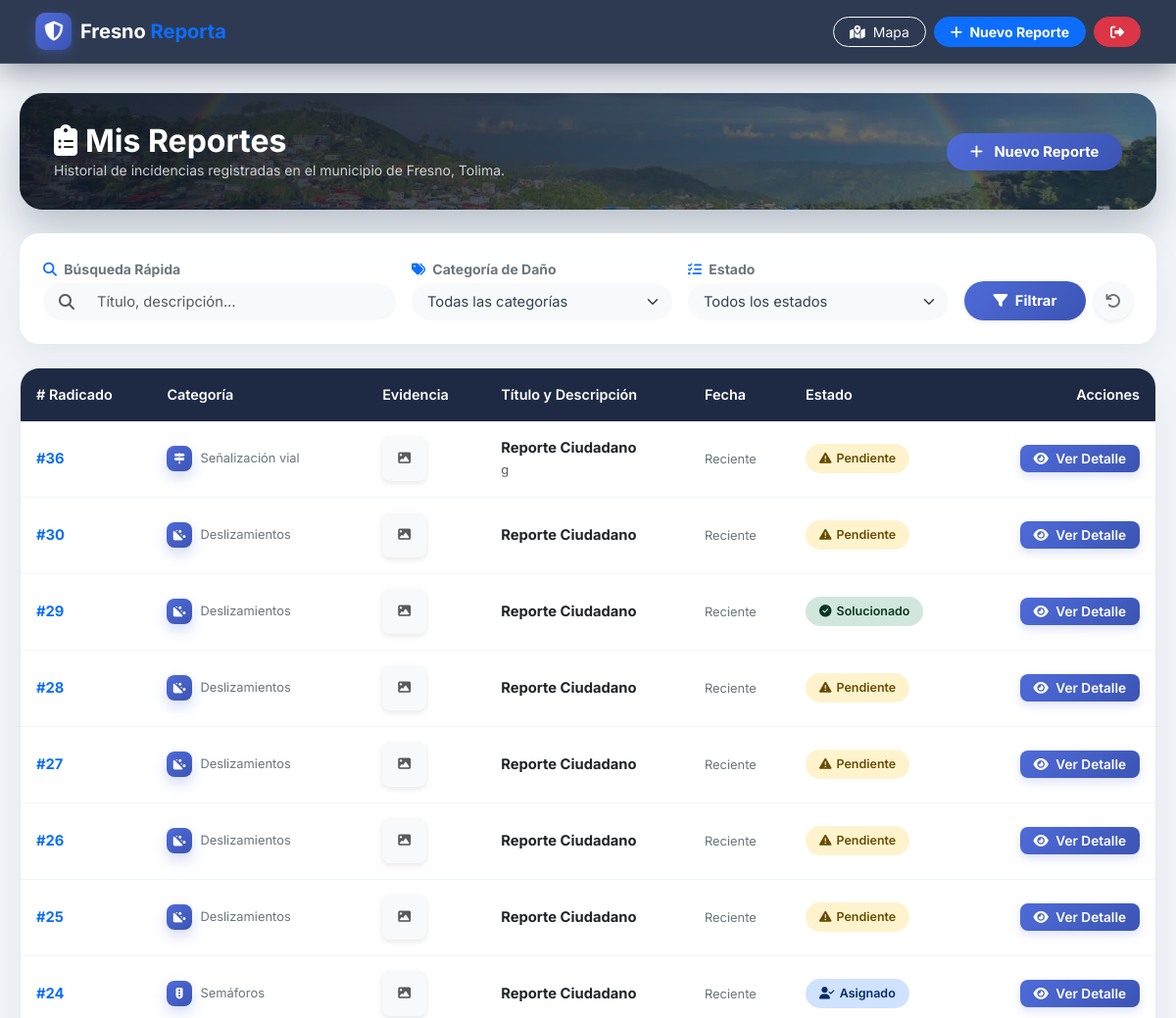
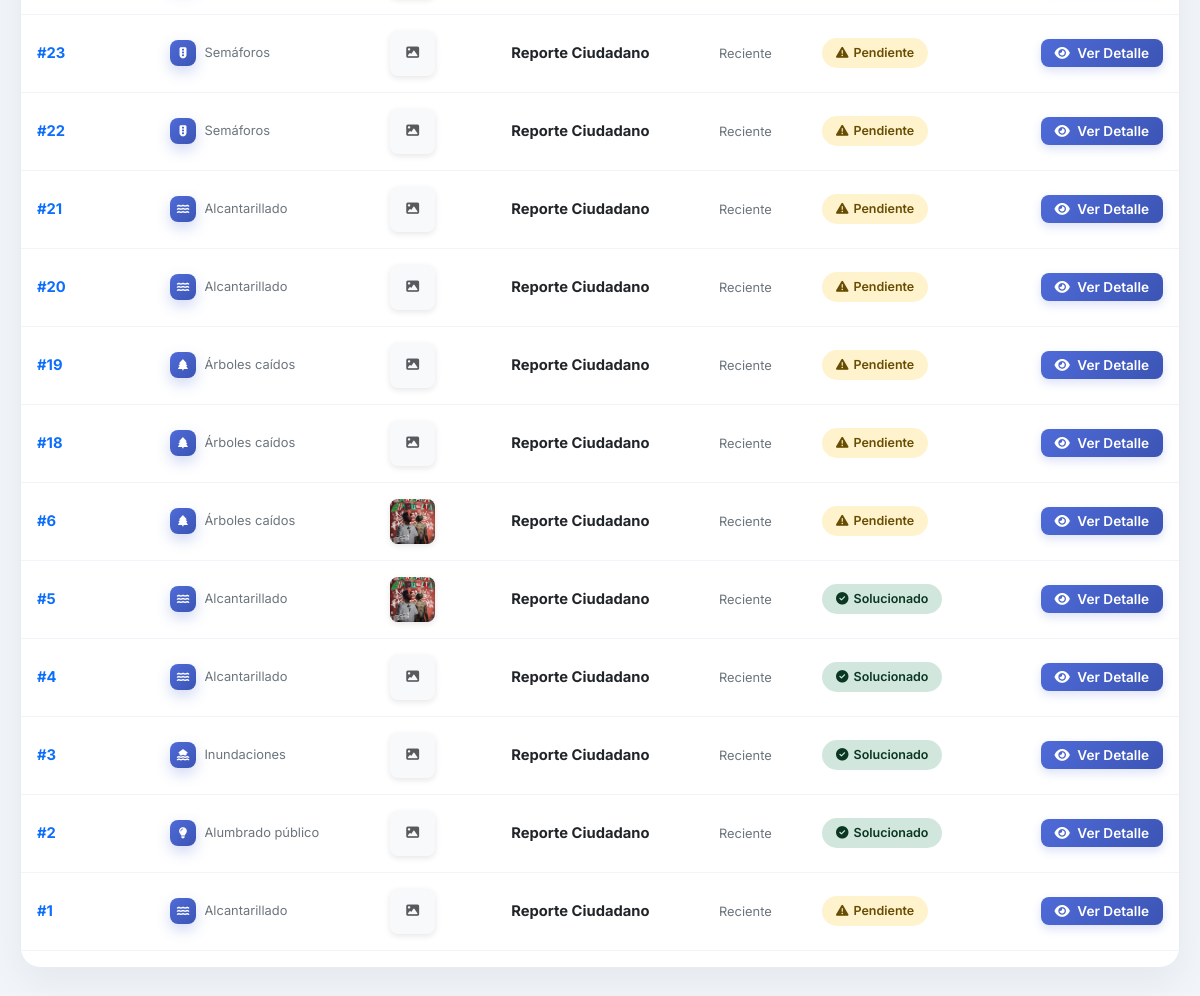
Page /FresnoReporta/public/index.php?url=mis-reportes (signed in) on the committed database (2 pictures, top to bottom).
### tables this page shows
CREATE TABLE `reportes` (
  `id_reporte` int(11) NOT NULL,
  `id_usuario` int(11) NOT NULL,
  `id_categoria` int(11) NOT NULL,
  `id_estado` int(11) NOT NULL,
  `id_prioridad` int(11) NOT NULL,
  `id_dependencia` int(11) DEFAULT NULL,
  `id_municipio` int(11) NOT NULL,
  `id_barrio` int(11) DEFAULT NULL,
  `id_vereda` int(11) DEFAULT NULL,
  `tipo_zona` enum('Urbana','Rural') NOT NULL,
  `titulo` varchar(150) NOT NULL DEFAULT 'Reporte Ciudadano',
  `descripcion` text NOT NULL,
  `direccion` varchar(255) DEFAULT NULL,
  `latitud` decimal(10,8) DEFAULT NULL,
  `longitud` decimal(11,8) DEFAULT NULL,
  `fecha_reporte` timestamp NOT NULL DEFAULT current_timestamp(),
  `fecha_actualizacion` timestamp NOT NULL DEFAULT current_timestamp() ON UPDATE current_timestamp(),
  `calificacion` int(11) DEFAULT NULL,
  `comentario_calificacion` text DEFAULT NULL
);

CREATE TABLE `estados` (
  `id_estado` int(11) NOT NULL,
  `nombre` varchar(50) NOT NULL,
  `descripcion` varchar(255) DEFAULT NULL,
  `color` varchar(20) DEFAULT NULL,
  `activo` tinyint(1) DEFAULT 1
);

### FresnoReporta/app/controllers/ReporteController.php (called while the page is built, shortened)
<?php
require_once __DIR__ . '/../helpers/helpers.php';
class ReporteController
{
    public function misReportes()
    {
        $id_usuario = $_SESSION['id_usuario'];
        $reportes = []; $categorias = []; $estados = [];
        try {
            $database = new Database();
            $conexion = $database->conectar();
            $categorias = $conexion->query("SELECT * FROM categorias WHERE activo = 1 ORDER BY nombre ASC")->fetchAll(PDO::FETCH_ASSOC);
            $estados = $conexion->query("SELECT * FROM estados WHERE activo = 1 ORDER BY id_estado ASC")->fetchAll(PDO::FETCH_ASSOC);
            $sql = "SELECT r.*,
                        (SELECT e.nombre_archivo FROM evidencias e WHERE e.id_reporte = r.id_reporte ORDER BY e.id_evidencia DESC LIMIT 1) AS foto
                    FROM reportes r WHERE r.id_usuario = :id_usuario";
            $params = [':id_usuario' => $id_usuario];
            $sql .= " ORDER BY r.id_reporte DESC";
            $stmt = $conexion->prepare($sql);
            $stmt->execute($params);
            $reportes = $stmt->fetchAll(PDO::FETCH_ASSOC);
        } catch (PDOException $e) { $reportes = []; }
        require_once __DIR__ . '/../views/reportes/mis_reportes.php';
    }
}

### FresnoReporta/app/helpers/helpers.php (called while the page is built, shortened)
<?php
function resolverRutaEvidencia($archivo)
{
    if (strpos($archivo, '/FresnoReporta/') === 0) {
        return $archivo;
    }
    $archivo = ltrim($archivo, '/');
    return '/FresnoReporta/public/uploads/' . $archivo;
}
function categoriaIcon($nombre)
{
    $iconos = [
        'Acueducto' => 'fa-droplet',
        'Alcantarillado' => 'fa-water',
        'Alumbrado público' => 'fa-lightbulb',
        'Árboles caídos' => 'fa-tree',
        'Basuras' => 'fa-dumpster',
        'Deslizamientos' => 'fa-hill-rockslide',
        'Espacio público' => 'fa-landmark',
        'Huecos en la vía' => 'fa-road-circle-exclamation',
        'Inundaciones' => 'fa-house-flood-water',
        'Otro' => 'fa-circle-question',
        'Parques' => 'fa-seedling',
        'Puentes' => 'fa-route',
        'Semáforos' => 'fa-traffic-light',
        'Señalización vial' => 'fa-signs-post',
    ];
    return $iconos[$nombre] ?? 'fa-triangle-exclamation';
}
function estadoInfo($id_estado, $estados)
{
    foreach ($estados as $est) {
        if ((int)$est['id_estado'] === (int)$id_estado) {
            return ['nombre' => $est['nombre'], 'color' => $est['color'] ?? 'secondary'];
        }
    }
    return ['nombre' => 'Desconocido', 'color' => 'secondary'];
}

### FresnoReporta/app/views/reportes/mis_reportes.php (the view, shortened to what this page needs)
<!DOCTYPE html>
<html lang="es">
<head>
    <link href="https://cdn.jsdelivr.net/npm/bootstrap@5.3.0/dist/css/bootstrap.min.css" rel="stylesheet">
    <link rel="stylesheet" href="https://cdnjs.cloudflare.com/ajax/libs/font-awesome/6.4.0/css/all.min.css">
    <link rel="stylesheet" href="/FresnoReporta/public/assets/css/app.css?v=4">
</head>
<body>
    <nav class="navbar navbar-expand-lg navbar-dark navbar-custom px-4 py-2 sticky-top">
        <div class="container-fluid">
            <a class="navbar-brand fw-bold d-flex align-items-center text-decoration-none" href="/FresnoReporta/public/index.php?url=mis-reportes">
                <div class="brand-badge me-2"><i class="fas fa-shield-alt"></i></div>
                <span class="text-white">Fresno <span class="text-primary">Reporta</span></span>
            </a>
            <div class="d-flex align-items-center gap-2">
                <a href="/FresnoReporta/public/index.php?url=mapa" class="btn btn-outline-light btn-sm rounded-pill px-3">
                    <i class="fas fa-map-marked-alt me-1"></i> Mapa
                </a>
                <a href="/FresnoReporta/public/index.php?url=crear" class="btn btn-primary btn-sm rounded-pill px-3 fw-bold">
                    <i class="fas fa-plus me-1"></i> Nuevo Reporte
                </a>
                <a href="/FresnoReporta/public/index.php?url=logout" class="btn btn-danger btn-sm rounded-pill px-3" title="Cerrar Sesión">
                    <i class="fas fa-sign-out-alt"></i>
                </a>
            </div>
        </div>
    </nav>
    <div class="main-container">
        <div class="page-hero-photo photo-arcoiris reveal mb-4 d-flex flex-column flex-md-row justify-content-between align-items-md-center gap-3">
            <div>
                <h2 class="fw-bold text-white m-0"><i class="fas fa-clipboard-list me-2"></i>Mis Reportes</h2>
                <p class="mb-0 small" style="color: rgba(255,255,255,0.78);">Historial de incidencias registradas en el municipio de Fresno, Tolima.</p>
            </div>
            <a href="/FresnoReporta/public/index.php?url=crear" class="btn btn-primary rounded-pill px-4 py-2 fw-bold btn-filter btn-3d shadow-sm">
                <i class="fas fa-plus me-2"></i> Nuevo Reporte
            </a>
        </div>
        <div class="card border-0 shadow-sm p-4 mb-4 filter-container tilt-card reveal">
            <form action="" method="GET" class="row g-3 align-items-end">
                <div class="col-lg-4 col-md-6">
                    <label class="form-label small fw-bold text-secondary mb-1">
                        <i class="fas fa-search text-primary me-1"></i> Búsqueda Rápida
                    </label>
                    <div class="input-group input-group-custom">
                        <span class="input-group-text bg-light border-0 ps-3 rounded-start-pill text-muted">
                            <i class="fas fa-search"></i>
                        </span>
                        <input type="text" name="busqueda" class="form-control bg-light border-0 rounded-end-pill py-2 shadow-none" placeholder="Título, descripción..." value="<?php echo htmlspecialchars($_GET['busqueda'] ?? ''); ?>">
                    </div>
                </div>
                <div class="col-lg-3 col-md-6">
                    <label class="form-label small fw-bold text-secondary mb-1">
                        <i class="fas fa-tags text-primary me-1"></i> Categoría de Daño
                    </label>
                    <select name="categoria" class="form-select bg-light border-0 rounded-pill py-2 px-3 shadow-none select-custom">
                        <option value="">Todas las categorías</option>
                    </select>
                </div>
                <div class="col-lg-3 col-md-6">
                    <label class="form-label small fw-bold text-secondary mb-1">
                        <i class="fas fa-tasks text-primary me-1"></i> Estado
                    </label>
                    <select name="estado" class="form-select bg-light border-0 rounded-pill py-2 px-3 shadow-none select-custom">
                        <option value="">Todos los estados</option>
                    </select>
                </div>
                <div class="col-lg-2 col-md-6 d-flex gap-2">
                    <button type="submit" class="btn btn-primary rounded-pill px-3 py-2 flex-grow-1 fw-bold btn-filter shadow-sm">
                        <i class="fas fa-filter me-1"></i> Filtrar
                    </button>
                    <a href="/FresnoReporta/public/index.php?url=mis-reportes" class="btn btn-light rounded-circle border-0 shadow-sm d-flex align-items-center justify-content-center" style="width: 40px; height: 40px; min-width: 40px;" title="Reiniciar Filtros">
                        <i class="fas fa-undo text-secondary"></i>
                    </a>
                </div>
            </form>
        </div>
        <?php if (empty($reportes)): ?>
            <div class="table-card text-center py-5 px-3">
                <div class="empty-illustration"><i class="fas fa-clipboard-list"></i></div>
                <h5 class="fw-bold text-dark">No se encontraron reportes</h5>
                <p class="text-muted small mb-4">No tienes incidencias registradas con los filtros actuales o aún no has creado ninguna.</p>
                <a href="/FresnoReporta/public/index.php?url=crear" class="btn btn-primary rounded-pill px-4 fw-bold btn-filter">
                    <i class="fas fa-plus me-2"></i> Crear mi primer reporte
                </a>
            </div>
        <?php else: ?>
            <div class="table-card reveal reveal-delay-1">
                <div class="table-responsive">
                    <table class="table custom-table align-middle">
                        <thead>
                            <tr>
                                <th># Radicado</th>
                                <th>Categoría</th>
                                <th>Evidencia</th>
                                <th>Título y Descripción</th>
                                <th>Fecha</th>
                                <th>Estado</th>
                                <th class="text-end">Acciones</th>
                            </tr>
                        </thead>
                        <tbody>
                            <?php $categoriasMap = array_column($categorias, 'nombre', 'id_categoria'); ?>
                            <?php foreach ($reportes as $reporte): ?>
                                <?php
                                    $id_rep = $reporte['id_reporte'] ?? $reporte['id'] ?? '';
                                    $titulo = $reporte['titulo'] ?? $reporte['descripcion'] ?? 'Sin título';
                                    $desc = $reporte['descripcion'] ?? '';
                                    $fecha = $reporte['fecha_creacion'] ?? $reporte['created_at'] ?? 'Reciente';
                                    $foto = $reporte['foto'] ?? '';
                                    $id_estado = $reporte['id_estado'] ?? 1;
                                    $nombreCategoria = $categoriasMap[$reporte['id_categoria'] ?? 0] ?? 'General';
                                    $est = estadoInfo($id_estado, $estados);
                                    $status_text = $est['nombre'];
                                    $colorIconos = [
                                        'warning' => 'fa-exclamation-triangle', 'info' => 'fa-search',
                                        'primary' => 'fa-user-check', 'secondary' => 'fa-spinner fa-spin',
                                        'success' => 'fa-check-circle', 'dark' => 'fa-box-archive', 'danger' => 'fa-ban'
                                    ];
                                    $status_icon = $colorIconos[$est['color']] ?? 'fa-circle';
                                    $badge_style = 'background-color: var(--bs-' . $est['color'] . '-bg-subtle, #f1f5f9); color: var(--bs-' . $est['color'] . '-text-emphasis, #334155);';
                                ?>
                                <tr>
                                    <td class="fw-bold text-primary">#<?php echo htmlspecialchars($id_rep); ?></td>
                                    <td>
                                        <div class="d-flex align-items-center gap-2">
                                            <span class="cat-icon cat-icon-sm"><i class="fas <?php echo categoriaIcon($nombreCategoria); ?>"></i></span>
                                            <span class="small text-secondary"><?php echo htmlspecialchars($nombreCategoria); ?></span>
                                        </div>
                                    </td>
                                    <td>
                                        <?php if (!empty($foto)): ?>
                                            <img src="<?php echo htmlspecialchars(resolverRutaEvidencia($foto)); ?>" class="thumbnail-img" alt="Evidencia">
                                        <?php else: ?>
                                            <div class="thumbnail-img bg-light d-flex align-items-center justify-content-center text-muted small rounded-3">
                                                <i class="fas fa-image"></i>
                                            </div>
                                        <?php endif; ?>
                                    </td>
                                    <td>
                                        <div class="fw-bold text-dark"><?php echo htmlspecialchars($titulo); ?></div>
                                        <small class="text-muted"><?php echo htmlspecialchars(substr($desc, 0, 50)) . (strlen($desc) > 50 ? '...' : ''); ?></small>
                                    </td>
                                    <td><span class="text-secondary small"><?php echo htmlspecialchars($fecha); ?></span></td>
                                    <td>
                                        <span class="badge-status" style="<?php echo $badge_style; ?>">
                                            <i class="fas <?php echo $status_icon; ?>"></i> <?php echo htmlspecialchars($status_text); ?>
                                        </span>
                                    </td>
                                    <td class="text-end">
                                        <a href="/FresnoReporta/public/index.php?url=detalle&id=<?php echo $id_rep; ?>" class="btn-action">
                                            <i class="fas fa-eye me-1"></i> Ver Detalle
                                        </a>
                                    </td>
                                </tr>
                            <?php endforeach; ?>
                        </tbody>
                    </table>
                </div>
            </div>
        <?php endif; ?>
    </div>
</body>
</html>

### rows in the picture
reportes: id_reporte "36", id_categoria "Señalización vial", titulo "Reporte Ciudadano", descripcion "g", fecha "Reciente", id_estado.nombre "Pendiente"
reportes: id_reporte "30", id_categoria "Deslizamientos", titulo "Reporte Ciudadano", fecha "Reciente", id_estado.nombre "Pendiente"
reportes: id_reporte "29", id_categoria "Deslizamientos", titulo "Reporte Ciudadano", fecha "Reciente", id_estado.nombre "Solucionado"
reportes: id_reporte "28", id_categoria "Deslizamientos", titulo "Reporte Ciudadano", fecha "Reciente", id_estado.nombre "Pendiente"
reportes: id_reporte "27", id_categoria "Deslizamientos", titulo "Reporte Ciudadano", fecha "Reciente", id_estado.nombre "Pendiente"
reportes: id_reporte "26", id_categoria "Deslizamientos", titulo "Reporte Ciudadano", fecha "Reciente", id_estado.nombre "Pendiente"
reportes: id_reporte "25", id_categoria "Deslizamientos", titulo "Reporte Ciudadano", fecha "Reciente", id_estado.nombre "Pendiente"
reportes: id_reporte "24", id_categoria "Semáforos", titulo "Reporte Ciudadano", fecha "Reciente", id_estado.nombre "Asignado"
reportes: id_reporte "23", id_categoria "Semáforos", titulo "Reporte Ciudadano", fecha "Reciente", id_estado.nombre "Pendiente"
reportes: id_reporte "22", id_categoria "Semáforos", titulo "Reporte Ciudadano", fecha "Reciente", id_estado.nombre "Pendiente"
reportes: id_reporte "21", id_categoria "Alcantarillado", titulo "Reporte Ciudadano", fecha "Reciente", id_estado.nombre "Pendiente"
reportes: id_reporte "20", id_categoria "Alcantarillado", titulo "Reporte Ciudadano", fecha "Reciente", id_estado.nombre "Pendiente"
reportes: id_reporte "19", id_categoria "Árboles caídos", titulo "Reporte Ciudadano", fecha "Reciente", id_estado.nombre "Pendiente"
reportes: id_reporte "18", id_categoria "Árboles caídos", titulo "Reporte Ciudadano", fecha "Reciente", id_estado.nombre "Pendiente"
reportes: id_reporte "6", id_categoria "Árboles caídos", titulo "Reporte Ciudadano", fecha "Reciente", id_estado.nombre "Pendiente"
reportes: id_reporte "5", id_categoria "Alcantarillado", titulo "Reporte Ciudadano", fecha "Reciente", id_estado.nombre "Solucionado"
reportes: id_reporte "4", id_categoria "Alcantarillado", titulo "Reporte Ciudadano", fecha "Reciente", id_estado.nombre "Solucionado"
reportes: id_reporte "3", id_categoria "Inundaciones", titulo "Reporte Ciudadano", fecha "Reciente", id_estado.nombre "Solucionado"
reportes: id_reporte "2", id_categoria "Alumbrado público", titulo "Reporte Ciudadano", fecha "Reciente", id_estado.nombre "Solucionado"
reportes: id_reporte "1", id_categoria "Alcantarillado", titulo "Reporte Ciudadano", fecha "Reciente", id_estado.nombre "Pendiente"
